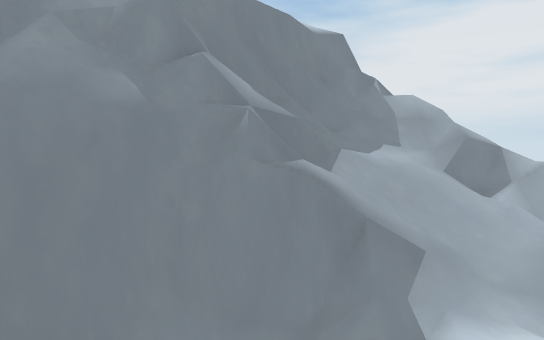
view 1 (above)

12 first-person views from a walk through a scene from a Unity 3-D project. The camera is 1.5 m above the floor, tilts 4° down and sees 70° across. The floor is counted in squares, 2 m on a side. Each view is taken from the middle of a square. On the plan, view 1 faces up. The plan holds only what a view shows up to about 12 squares ahead; the rest is blank. The place goes on beyond the plan.

view 2
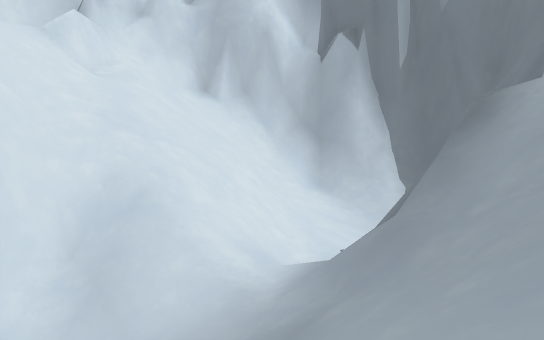

view 3
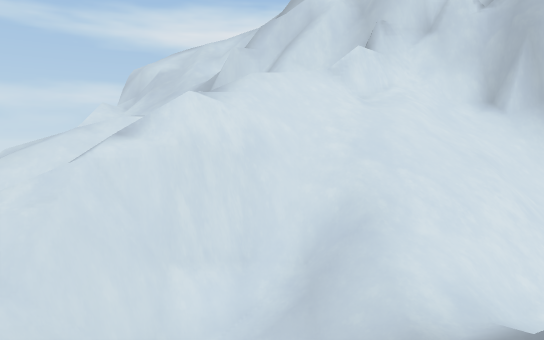

view 4
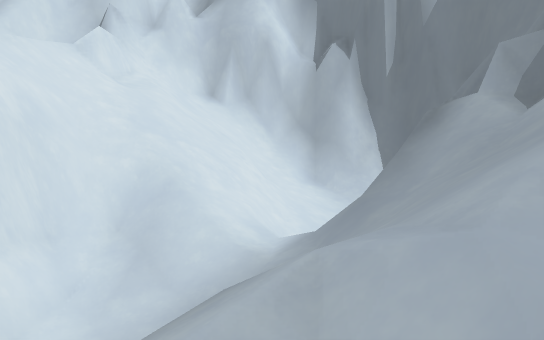

view 5
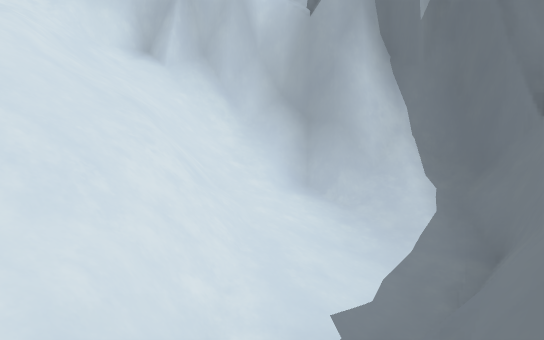

view 6
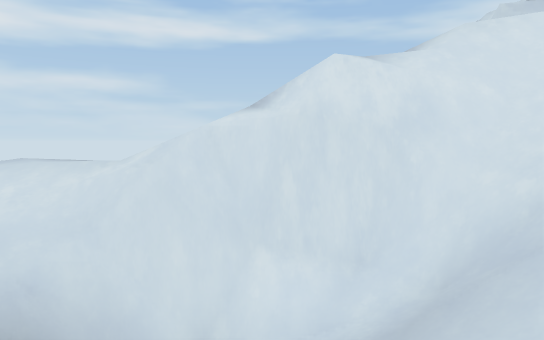

view 7
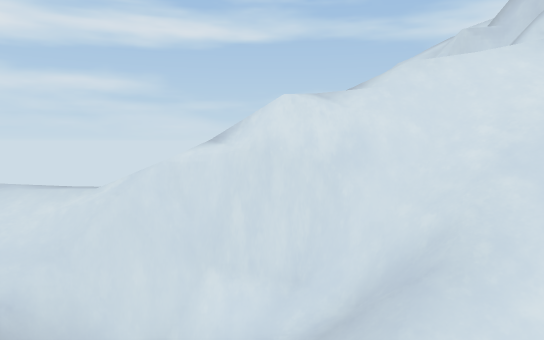

view 8
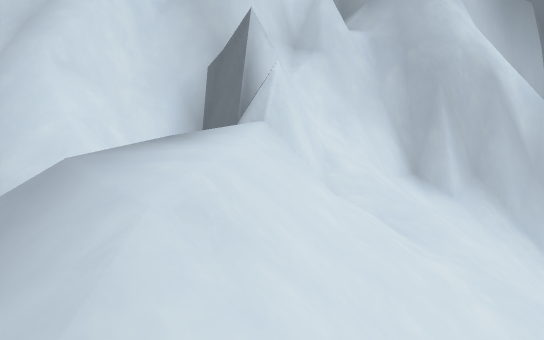

view 9
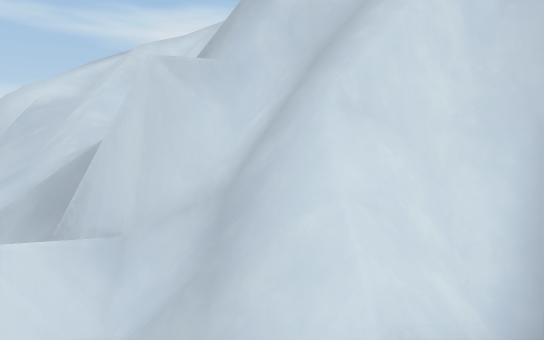

view 10
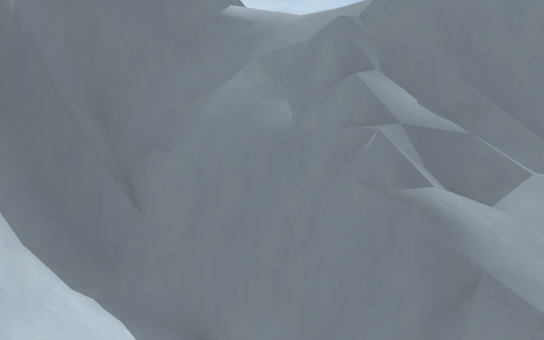

view 11
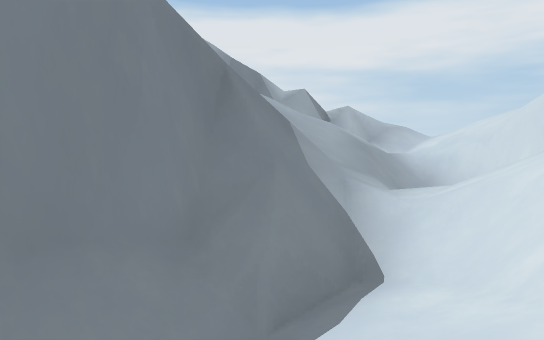

view 12
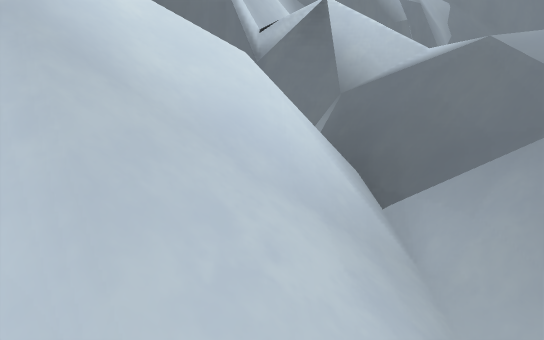

### Floor plan
Key: @ floor where view 1 was taken; # wall or solid block; x gap in a wall; . main floor; : floor 0.25 m higher than the main floor; + floor 1.25 m higher than the main floor; / step, stairs or slope; = window, fence, low wall or low ledge; v drop or lower ground.
Columns run from 5 left of view 1 to 7 right of it. Each row starts with its distance up from view 1.
  9    ##////////
  8   ##=#=/////
  7    vv=/////=/
  6     ###=////#
  5 #####/==+/..#
  4 ##=/./:=///##
  3 #/////////##=
  2 ###//=////#v/
  1  ##//=////=/
  0   #=/@//////
 -1   ##////////
 -2   ##///##vx=
 -3    ######v///
 -4        ####/#
 -5          ####
 -6           ###
 -7            #

Positions as (right, up) in squares from view 1, and headings:
1: (0, 0), facing up
2: (6, 8), facing down-left
3: (5, 9), facing down
4: (7, 9), facing down-left
5: (3, 6), facing down-left
6: (3, 7), facing down-right
7: (2, 7), facing down-right
8: (6, 1), facing down-left
9: (5, -1), facing down
10: (3, 1), facing up-left
11: (-1, 3), facing up-right
12: (7, -3), facing left
